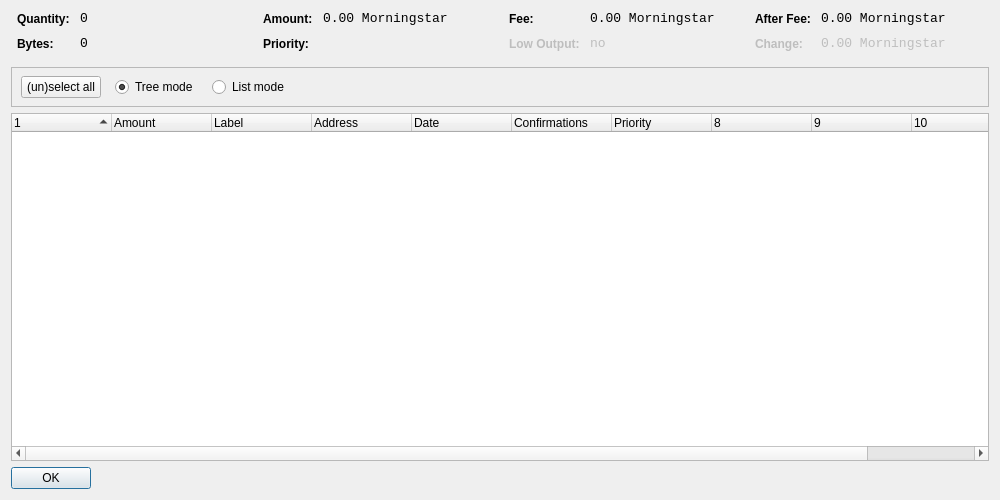
<?xml version="1.0" encoding="UTF-8"?>
<ui version="4.0">
 <class>CoinControlDialog</class>
 <widget class="QDialog" name="CoinControlDialog">
  <property name="geometry">
   <rect>
    <x>0</x>
    <y>0</y>
    <width>1000</width>
    <height>500</height>
   </rect>
  </property>
  <property name="windowTitle">
   <string>Coin Control</string>
  </property>
  <layout class="QVBoxLayout" name="verticalLayout">
   <item>
    <layout class="QHBoxLayout" name="horizontalLayoutTop" stretch="0,0,0,0">
     <property name="topMargin">
      <number>0</number>
     </property>
     <property name="bottomMargin">
      <number>10</number>
     </property>
     <item>
      <layout class="QFormLayout" name="formLayoutCoinControl1">
       <property name="horizontalSpacing">
        <number>10</number>
       </property>
       <property name="verticalSpacing">
        <number>10</number>
       </property>
       <property name="leftMargin">
        <number>6</number>
       </property>
       <property name="rightMargin">
        <number>6</number>
       </property>
       <item row="0" column="0">
        <widget class="QLabel" name="labelCoinControlQuantityText">
         <property name="styleSheet">
          <string notr="true">font-weight:bold;</string>
         </property>
         <property name="text">
          <string>Quantity:</string>
         </property>
        </widget>
       </item>
       <item row="0" column="1">
        <widget class="QLabel" name="labelCoinControlQuantity">
         <property name="font">
          <font>
           <family>Monospace</family>
           <pointsize>10</pointsize>
          </font>
         </property>
         <property name="cursor">
          <cursorShape>IBeamCursor</cursorShape>
         </property>
         <property name="contextMenuPolicy">
          <enum>Qt::ActionsContextMenu</enum>
         </property>
         <property name="text">
          <string>0</string>
         </property>
         <property name="textInteractionFlags">
          <set>Qt::LinksAccessibleByMouse|Qt::TextSelectableByKeyboard|Qt::TextSelectableByMouse</set>
         </property>
        </widget>
       </item>
       <item row="1" column="0">
        <widget class="QLabel" name="labelCoinControlBytesText">
         <property name="styleSheet">
          <string notr="true">font-weight:bold;</string>
         </property>
         <property name="text">
          <string>Bytes:</string>
         </property>
        </widget>
       </item>
       <item row="1" column="1">
        <widget class="QLabel" name="labelCoinControlBytes">
         <property name="font">
          <font>
           <family>Monospace</family>
           <pointsize>10</pointsize>
          </font>
         </property>
         <property name="cursor">
          <cursorShape>IBeamCursor</cursorShape>
         </property>
         <property name="contextMenuPolicy">
          <enum>Qt::ActionsContextMenu</enum>
         </property>
         <property name="text">
          <string>0</string>
         </property>
         <property name="textInteractionFlags">
          <set>Qt::LinksAccessibleByMouse|Qt::TextSelectableByKeyboard|Qt::TextSelectableByMouse</set>
         </property>
        </widget>
       </item>
      </layout>
     </item>
     <item>
      <layout class="QFormLayout" name="formLayoutCoinControl2">
       <property name="horizontalSpacing">
        <number>10</number>
       </property>
       <property name="verticalSpacing">
        <number>10</number>
       </property>
       <property name="leftMargin">
        <number>6</number>
       </property>
       <property name="rightMargin">
        <number>6</number>
       </property>
       <item row="0" column="0">
        <widget class="QLabel" name="labelCoinControlAmountText">
         <property name="styleSheet">
          <string notr="true">font-weight:bold;</string>
         </property>
         <property name="text">
          <string>Amount:</string>
         </property>
        </widget>
       </item>
       <item row="0" column="1">
        <widget class="QLabel" name="labelCoinControlAmount">
         <property name="font">
          <font>
           <family>Monospace</family>
           <pointsize>10</pointsize>
          </font>
         </property>
         <property name="cursor">
          <cursorShape>IBeamCursor</cursorShape>
         </property>
         <property name="contextMenuPolicy">
          <enum>Qt::ActionsContextMenu</enum>
         </property>
         <property name="text">
          <string>0.00 Morningstar</string>
         </property>
         <property name="textInteractionFlags">
          <set>Qt::LinksAccessibleByMouse|Qt::TextSelectableByKeyboard|Qt::TextSelectableByMouse</set>
         </property>
        </widget>
       </item>
       <item row="1" column="0">
        <widget class="QLabel" name="labelCoinControlPriorityText">
         <property name="styleSheet">
          <string notr="true">font-weight:bold;</string>
         </property>
         <property name="text">
          <string>Priority:</string>
         </property>
        </widget>
       </item>
       <item row="1" column="1">
        <widget class="QLabel" name="labelCoinControlPriority">
         <property name="font">
          <font>
           <family>Monospace</family>
           <pointsize>10</pointsize>
          </font>
         </property>
         <property name="cursor">
          <cursorShape>IBeamCursor</cursorShape>
         </property>
         <property name="contextMenuPolicy">
          <enum>Qt::ActionsContextMenu</enum>
         </property>
         <property name="text">
          <string/>
         </property>
         <property name="textInteractionFlags">
          <set>Qt::LinksAccessibleByMouse|Qt::TextSelectableByKeyboard|Qt::TextSelectableByMouse</set>
         </property>
        </widget>
       </item>
      </layout>
     </item>
     <item>
      <layout class="QFormLayout" name="formLayoutCoinControl3">
       <property name="horizontalSpacing">
        <number>10</number>
       </property>
       <property name="verticalSpacing">
        <number>10</number>
       </property>
       <property name="leftMargin">
        <number>6</number>
       </property>
       <property name="rightMargin">
        <number>6</number>
       </property>
       <item row="0" column="0">
        <widget class="QLabel" name="labelCoinControlFeeText">
         <property name="styleSheet">
          <string notr="true">font-weight:bold;</string>
         </property>
         <property name="text">
          <string>Fee:</string>
         </property>
        </widget>
       </item>
       <item row="0" column="1">
        <widget class="QLabel" name="labelCoinControlFee">
         <property name="font">
          <font>
           <family>Monospace</family>
           <pointsize>10</pointsize>
          </font>
         </property>
         <property name="cursor">
          <cursorShape>IBeamCursor</cursorShape>
         </property>
         <property name="contextMenuPolicy">
          <enum>Qt::ActionsContextMenu</enum>
         </property>
         <property name="text">
          <string>0.00 Morningstar</string>
         </property>
         <property name="textInteractionFlags">
          <set>Qt::LinksAccessibleByMouse|Qt::TextSelectableByKeyboard|Qt::TextSelectableByMouse</set>
         </property>
        </widget>
       </item>
       <item row="1" column="0">
        <widget class="QLabel" name="labelCoinControlLowOutputText">
         <property name="enabled">
          <bool>false</bool>
         </property>
         <property name="styleSheet">
          <string notr="true">font-weight:bold;</string>
         </property>
         <property name="text">
          <string>Low Output:</string>
         </property>
        </widget>
       </item>
       <item row="1" column="1">
        <widget class="QLabel" name="labelCoinControlLowOutput">
         <property name="enabled">
          <bool>false</bool>
         </property>
         <property name="font">
          <font>
           <family>Monospace</family>
           <pointsize>10</pointsize>
          </font>
         </property>
         <property name="cursor">
          <cursorShape>IBeamCursor</cursorShape>
         </property>
         <property name="contextMenuPolicy">
          <enum>Qt::ActionsContextMenu</enum>
         </property>
         <property name="text">
          <string>no</string>
         </property>
         <property name="textInteractionFlags">
          <set>Qt::LinksAccessibleByMouse|Qt::TextSelectableByKeyboard|Qt::TextSelectableByMouse</set>
         </property>
        </widget>
       </item>
      </layout>
     </item>
     <item>
      <layout class="QFormLayout" name="formLayoutCoinControl4">
       <property name="horizontalSpacing">
        <number>10</number>
       </property>
       <property name="verticalSpacing">
        <number>10</number>
       </property>
       <property name="leftMargin">
        <number>6</number>
       </property>
       <property name="rightMargin">
        <number>6</number>
       </property>
       <item row="0" column="0">
        <widget class="QLabel" name="labelCoinControlAfterFeeText">
         <property name="styleSheet">
          <string notr="true">font-weight:bold;</string>
         </property>
         <property name="text">
          <string>After Fee:</string>
         </property>
        </widget>
       </item>
       <item row="0" column="1">
        <widget class="QLabel" name="labelCoinControlAfterFee">
         <property name="font">
          <font>
           <family>Monospace</family>
           <pointsize>10</pointsize>
          </font>
         </property>
         <property name="cursor">
          <cursorShape>IBeamCursor</cursorShape>
         </property>
         <property name="contextMenuPolicy">
          <enum>Qt::ActionsContextMenu</enum>
         </property>
         <property name="text">
          <string>0.00 Morningstar</string>
         </property>
         <property name="textInteractionFlags">
          <set>Qt::LinksAccessibleByMouse|Qt::TextSelectableByKeyboard|Qt::TextSelectableByMouse</set>
         </property>
        </widget>
       </item>
       <item row="1" column="0">
        <widget class="QLabel" name="labelCoinControlChangeText">
         <property name="enabled">
          <bool>false</bool>
         </property>
         <property name="styleSheet">
          <string notr="true">font-weight:bold;</string>
         </property>
         <property name="text">
          <string>Change:</string>
         </property>
        </widget>
       </item>
       <item row="1" column="1">
        <widget class="QLabel" name="labelCoinControlChange">
         <property name="enabled">
          <bool>false</bool>
         </property>
         <property name="font">
          <font>
           <family>Monospace</family>
           <pointsize>10</pointsize>
          </font>
         </property>
         <property name="cursor">
          <cursorShape>IBeamCursor</cursorShape>
         </property>
         <property name="contextMenuPolicy">
          <enum>Qt::ActionsContextMenu</enum>
         </property>
         <property name="text">
          <string>0.00 Morningstar</string>
         </property>
         <property name="textInteractionFlags">
          <set>Qt::LinksAccessibleByMouse|Qt::TextSelectableByKeyboard|Qt::TextSelectableByMouse</set>
         </property>
        </widget>
       </item>
      </layout>
     </item>
    </layout>
   </item>
   <item>
    <widget class="QFrame" name="frame">
     <property name="minimumSize">
      <size>
       <width>0</width>
       <height>40</height>
      </size>
     </property>
     <property name="frameShape">
      <enum>QFrame::StyledPanel</enum>
     </property>
     <property name="frameShadow">
      <enum>QFrame::Sunken</enum>
     </property>
     <widget class="QWidget" name="horizontalLayoutWidget">
      <property name="geometry">
       <rect>
        <x>10</x>
        <y>0</y>
        <width>781</width>
        <height>41</height>
       </rect>
      </property>
      <layout class="QHBoxLayout" name="horizontalLayoutPanel" stretch="0,0,0,0,0">
       <property name="spacing">
        <number>14</number>
       </property>
       <item>
        <widget class="QPushButton" name="pushButtonSelectAll">
         <property name="sizePolicy">
          <sizepolicy hsizetype="Maximum" vsizetype="Fixed">
           <horstretch>0</horstretch>
           <verstretch>0</verstretch>
          </sizepolicy>
         </property>
         <property name="text">
          <string>(un)select all</string>
         </property>
        </widget>
       </item>
       <item>
        <widget class="QRadioButton" name="radioTreeMode">
         <property name="sizePolicy">
          <sizepolicy hsizetype="Maximum" vsizetype="Fixed">
           <horstretch>0</horstretch>
           <verstretch>0</verstretch>
          </sizepolicy>
         </property>
         <property name="text">
          <string>Tree mode</string>
         </property>
         <property name="checked">
          <bool>true</bool>
         </property>
        </widget>
       </item>
       <item>
        <widget class="QRadioButton" name="radioListMode">
         <property name="sizePolicy">
          <sizepolicy hsizetype="Maximum" vsizetype="Fixed">
           <horstretch>0</horstretch>
           <verstretch>0</verstretch>
          </sizepolicy>
         </property>
         <property name="text">
          <string>List mode</string>
         </property>
        </widget>
       </item>
       <item>
        <spacer name="horizontalSpacer">
         <property name="orientation">
          <enum>Qt::Horizontal</enum>
         </property>
         <property name="sizeHint" stdset="0">
          <size>
           <width>40</width>
           <height>20</height>
          </size>
         </property>
        </spacer>
       </item>
      </layout>
     </widget>
    </widget>
   </item>
   <item>
    <widget class="CoinControlTreeWidget" name="treeWidget">
     <property name="contextMenuPolicy">
      <enum>Qt::CustomContextMenu</enum>
     </property>
     <property name="sortingEnabled">
      <bool>false</bool>
     </property>
     <property name="columnCount">
      <number>11</number>
     </property>
     <attribute name="headerShowSortIndicator" stdset="0">
      <bool>true</bool>
     </attribute>
     <attribute name="headerStretchLastSection">
      <bool>false</bool>
     </attribute>
     <column>
      <property name="text">
       <string/>
      </property>
     </column>
     <column>
      <property name="text">
       <string>Amount</string>
      </property>
     </column>
     <column>
      <property name="text">
       <string>Label</string>
      </property>
     </column>
     <column>
      <property name="text">
       <string>Address</string>
      </property>
     </column>
     <column>
      <property name="text">
       <string>Date</string>
      </property>
     </column>
     <column>
      <property name="text">
       <string>Confirmations</string>
      </property>
      <property name="toolTip">
       <string>Confirmed</string>
      </property>
     </column>
     <column>
      <property name="text">
       <string>Priority</string>
      </property>
     </column>
     <column>
      <property name="text">
       <string/>
      </property>
     </column>
     <column>
      <property name="text">
       <string/>
      </property>
     </column>
     <column>
      <property name="text">
       <string/>
      </property>
     </column>
     <column>
      <property name="text">
       <string/>
      </property>
     </column>
    </widget>
   </item>
   <item>
    <widget class="QDialogButtonBox" name="buttonBox">
     <property name="sizePolicy">
      <sizepolicy hsizetype="Maximum" vsizetype="Fixed">
       <horstretch>0</horstretch>
       <verstretch>0</verstretch>
      </sizepolicy>
     </property>
     <property name="orientation">
      <enum>Qt::Horizontal</enum>
     </property>
     <property name="standardButtons">
      <set>QDialogButtonBox::Ok</set>
     </property>
    </widget>
   </item>
  </layout>
 </widget>
 <customwidgets>
  <customwidget>
   <class>CoinControlTreeWidget</class>
   <extends>QTreeWidget</extends>
   <header>coincontroltreewidget.h</header>
  </customwidget>
 </customwidgets>
 <resources/>
 <connections/>
</ui>
